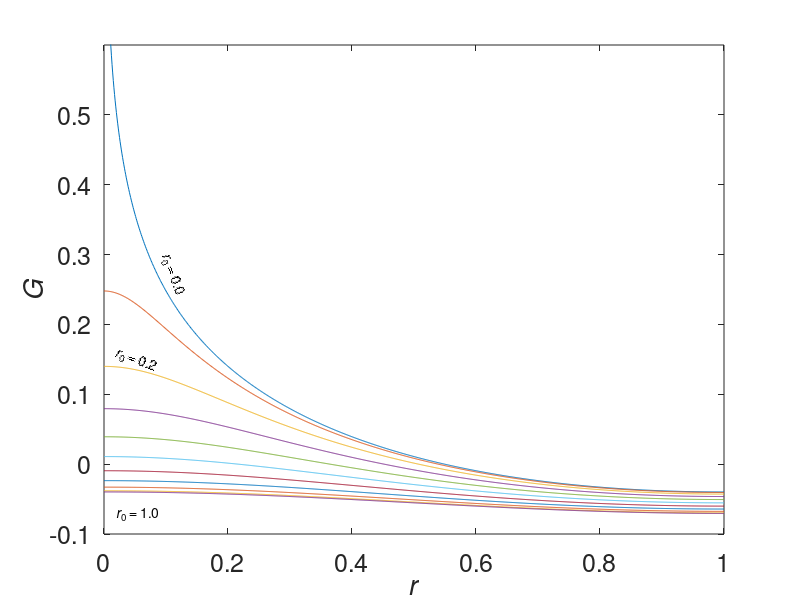

Source code (MATLAB):
%FIG35   Plot of Figure 3.5
%        Green's function for a unit circle, theta = pi/2

%Kai Borre April 16, 1998
%Copyright (c) by Kai Borre
%$Revision: 1.0 $  $Date: 2000/12/16 $

r = 0:.001:1;
G = [];
for r0 = eps:.1:1+eps
   g = -(log(r0.^2+r.^2)+log(r.^2.*r0.^2+1)-r.^2-r0.^2+3/2)/(4*pi);
   G = [G g'];  
end

plot(r,G)
axis([0 1 -0.1 0.6])
ylabel('\itG','FontSize',18)
xlabel('\itr','FontSize',18)
text(.1,.3,'\itr\rm_0 = 0.0','rotation',-70) 
text(.02,.16,'\itr\rm_0 = 0.2','rotation',-20)
text(.02,-.07,'\itr\rm_0 = 1.0') 
set(gca,'FontSize',18)

print -deps fig35
%%%%%%%%%%%%%%%%% end fig35.m %%%%%%%%%%%%%